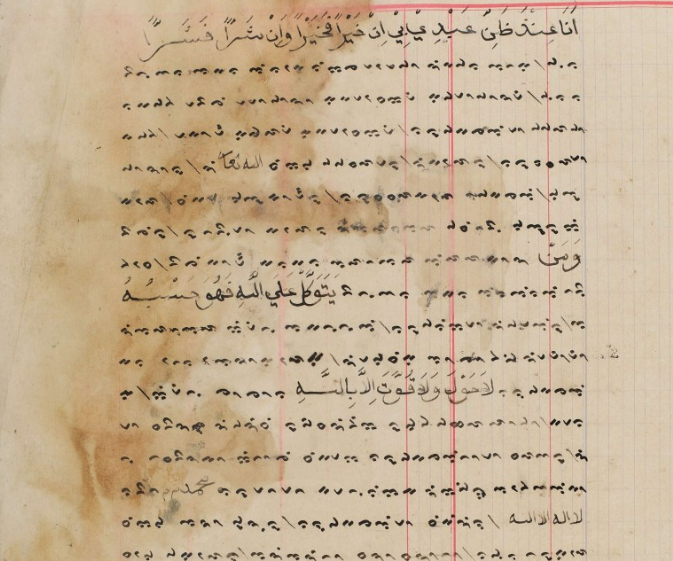
#> input picture image dataset/mn10.png, 673 x 561 px, found by its file name
$ python project_pcd_arini.py
#> lines starting #> are read from the running program, lines starting #| are printed output that depends on the picture; pictures that were not available may be replaced by others from this repository, and a replacement may not be noted
# -*- coding: utf-8 -*-
"""Project PCD - Arini

Automatically generated by Colaboratory.

Original file is located at
    https://colab.research.google.com/drive/17HrHfctLxbkpKf_6UwqvoF4KtA3yoPOy
"""

#HISTOGRAM
import cv2 as cv
import matplotlib.pyplot as plt
import numpy as np

img = cv.imread('mn10.png')
#> img is the input picture: shape (561, 673, 3); mean B, G, R 148.1, 177.1, 198.7
plt.hist(img.ravel(),bins = 256, range = [0, 256])

#GREYSCALE
import cv2 as cv
import matplotlib.pyplot as plt
import numpy as np

img = cv.imread('ma.png')
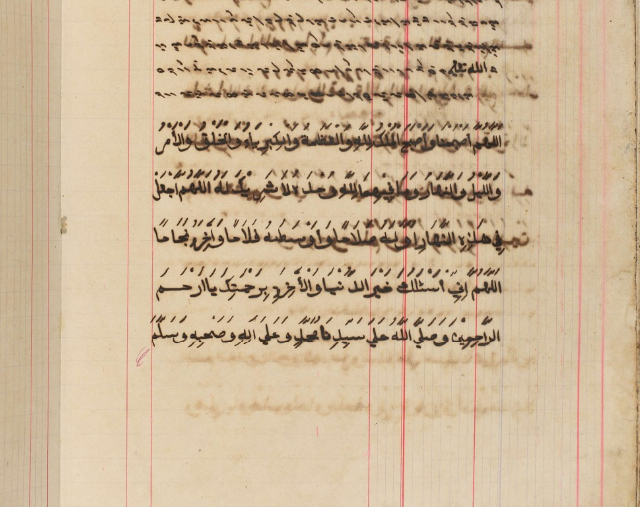
#> input picture image dataset/mn1.png, 640 x 507 px, given in place of ma.png, which was not available
#> img is the input picture: shape (507, 640, 3); mean B, G, R 152.4, 182.4, 205.2
img_grey = cv.cvtColor(img, cv.COLOR_BGR2GRAY)
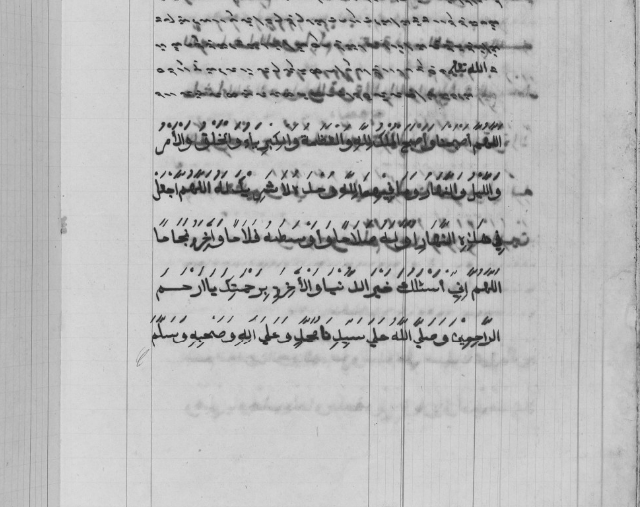
#> img_grey: shape (507, 640); min 34, max 220, mean 185.8

plt.figure(figsize=(20, 20))
plt.subplot(1,2,1)
plt.imshow(img,cmap="gray")
plt.subplot(1,2,2)
plt.imshow(img_grey,cmap="gray")
plt.show()
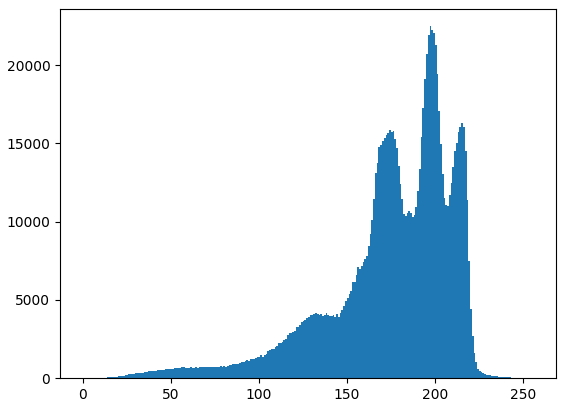
#> figure drawn by matplotlib, 1 panel; tallest bar 22480 high, from x = 197 to 198
#> figure, not shown here; B, G, R data is drawn as R, G, B

#Gamma

import cv2
import matplotlib.pyplot as plt
import numpy as np

img = cv2.imread("ma grey.png",0)
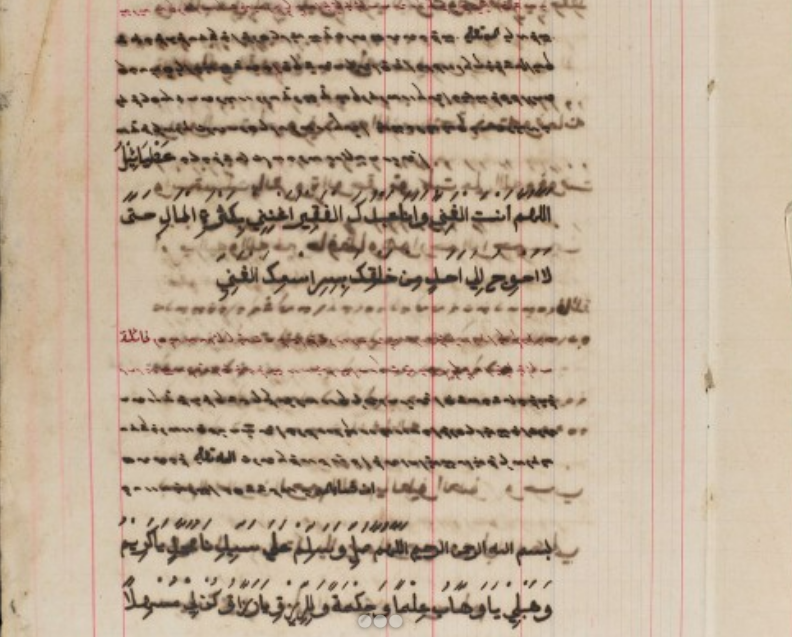
#> input picture image dataset/mn2.png, 792 x 637 px, given in place of ma grey.png, which was not available
#> img: shape (637, 792); min 0, max 220, mean 178.4

gamma = 2.5
img_power = img**gamma
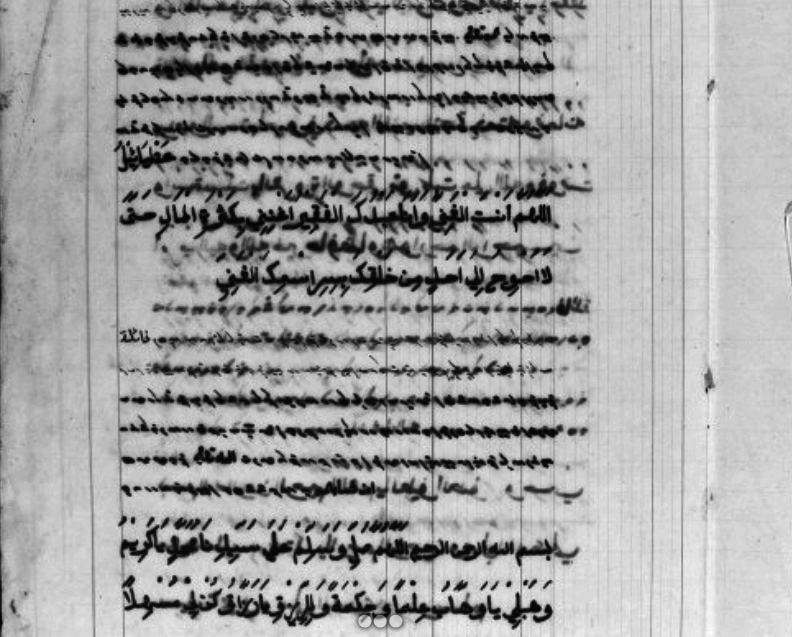
#> img_power: shape (637, 792) float64; min 0, max 717888, mean 455467.3; drawn with min black and max white

plt.figure(figsize=(20, 20))
plt.subplot(1,2,1)
plt.imshow(img,cmap="gray")
plt.subplot(1,2,2)
plt.imshow(img,cmap="gray")
plt.show()

#LOG

import cv2
import matplotlib.pyplot as plt
import numpy as np

img = cv2.imread("ma grey.png",0)

c = 255 / np.log10(1 + np.max(img))
#> c = 108.8

img_log = c * (np.log10(img + 1))
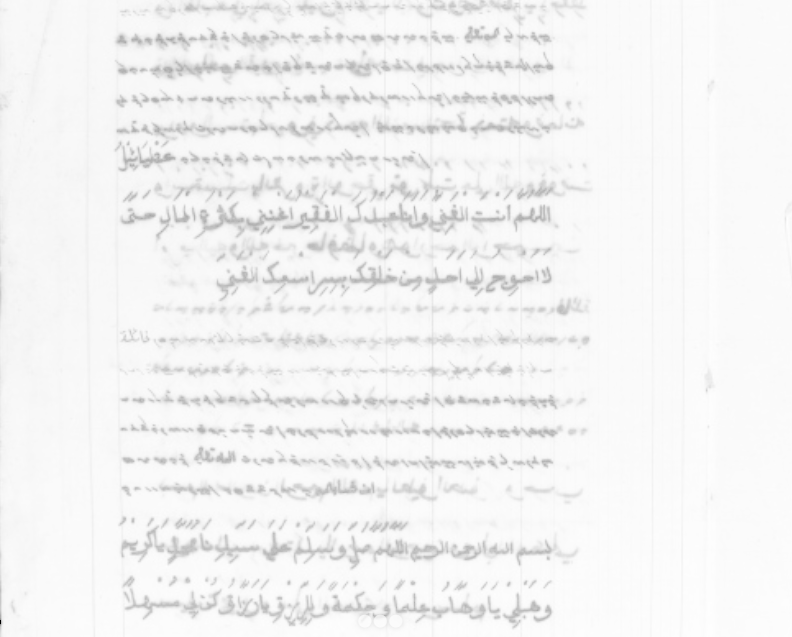
#> img_log: shape (637, 792) float16; min 0, max 254.9, mean 243.6
img_log = np.array(img_log, dtype = np.uint8)
plt.figure(figsize=(20, 20))
plt.subplot(1,2,1)
plt.imshow(img,cmap="gray")
plt.subplot(1,2,2)
plt.imshow(img,cmap="gray")
plt.show()

#Gamma x Sharpen

import cv2 as cv
import numpy as np
import matplotlib.pyplot as plt

img = cv.imread("magamma.png",1)
#> img is the input picture: shape (637, 792, 3); mean B, G, R 152.5, 174.6, 193.7
kernel = np.array([
                   [0, -1, 0],
                   [-1, 5, -1],
                   [0, -1, 0]
])

img_out = cv.filter2D(img, -1, kernel)
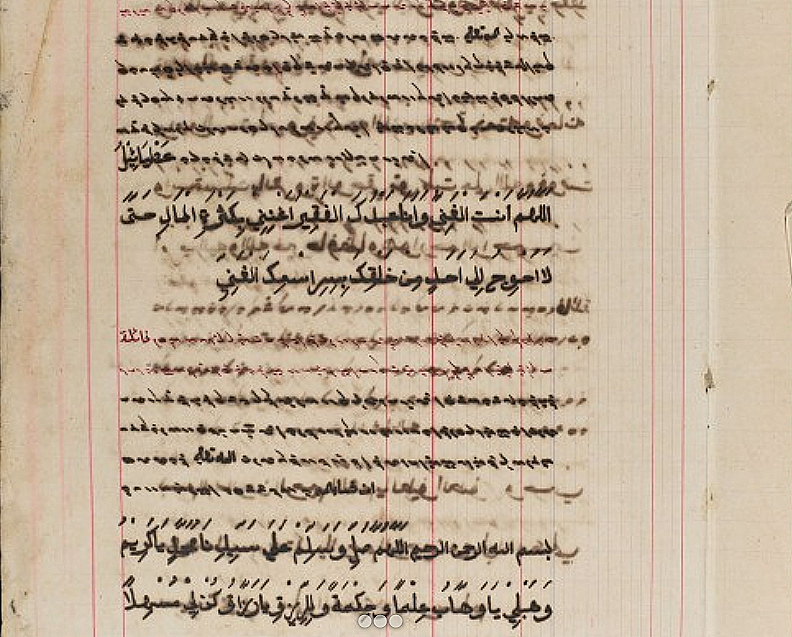
#> img_out: shape (637, 792, 3); mean B, G, R 152.7, 174.7, 193.7
plt.figure(figsize=(20, 20))
plt.subplot(1,2,1)
plt.imshow(img,cmap="gray")
plt.subplot(1,2,2)
plt.imshow(img_out,cmap="gray")
plt.show()
#> figure, not shown here; B, G, R data is drawn as R, G, B

#log x sharpen
#Gamma x Sharpen

import cv2 as cv
import numpy as np
import matplotlib.pyplot as plt

img = cv.imread("malog.png",1)
kernel = np.array([
                   [0, -1, 0],
                   [-1, 5, -1],
                   [0, -1, 0]
])

#> (the run stopped early here; a loop or call above may not have finished)
